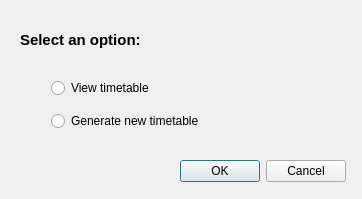
<?xml version="1.0" encoding="UTF-8"?>
<ui version="4.0">
 <class>tt_main_window</class>
 <widget class="QMainWindow" name="tt_main_window">
  <property name="geometry">
   <rect>
    <x>0</x>
    <y>0</y>
    <width>362</width>
    <height>199</height>
   </rect>
  </property>
  <property name="minimumSize">
   <size>
    <width>362</width>
    <height>199</height>
   </size>
  </property>
  <property name="maximumSize">
   <size>
    <width>362</width>
    <height>199</height>
   </size>
  </property>
  <property name="windowTitle">
   <string>Select option</string>
  </property>
  <widget class="QWidget" name="centralWidget">
   <widget class="QLabel" name="label">
    <property name="geometry">
     <rect>
      <x>20</x>
      <y>20</y>
      <width>221</width>
      <height>41</height>
     </rect>
    </property>
    <property name="text">
     <string>&lt;html&gt;&lt;head/&gt;&lt;body&gt;&lt;p&gt;&lt;span style=&quot; font-size:11pt; font-weight:600;&quot;&gt;Select an option:&lt;/span&gt;&lt;/p&gt;&lt;/body&gt;&lt;/html&gt;</string>
    </property>
   </widget>
   <widget class="QDialogButtonBox" name="buttonBox">
    <property name="geometry">
     <rect>
      <x>180</x>
      <y>160</y>
      <width>166</width>
      <height>23</height>
     </rect>
    </property>
    <property name="standardButtons">
     <set>QDialogButtonBox::Cancel|QDialogButtonBox::Ok</set>
    </property>
   </widget>
   <widget class="QWidget" name="">
    <property name="geometry">
     <rect>
      <x>40</x>
      <y>60</y>
      <width>191</width>
      <height>91</height>
     </rect>
    </property>
    <layout class="QVBoxLayout" name="verticalLayout">
     <item>
      <widget class="QRadioButton" name="radioButton_view_tt">
       <property name="text">
        <string>View timetable</string>
       </property>
      </widget>
     </item>
     <item>
      <widget class="QRadioButton" name="radioButton_generate_tt">
       <property name="text">
        <string>Generate new timetable</string>
       </property>
      </widget>
     </item>
    </layout>
   </widget>
  </widget>
 </widget>
 <layoutdefault spacing="6" margin="11"/>
 <resources/>
 <connections/>
</ui>
